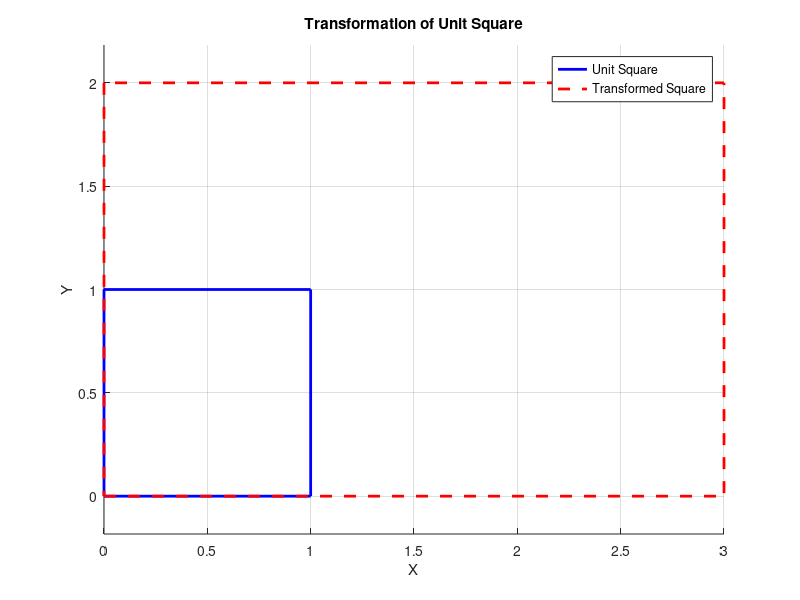

MATLAB code for this plot:
% Define the unit square
unit_square = [0 1 1 0 0; 0 0 1 1 0];

% Define the transformation matrix T^{-1}
T_inv = [3 0; 0 2];

% Apply the transformation
transformed_square = T_inv * unit_square;

% Plot the original and transformed squares
figure;
hold on;
plot(unit_square(1,:), unit_square(2,:), 'b', 'LineWidth', 2);
plot(transformed_square(1,:), transformed_square(2,:), 'r--', 'LineWidth', 2);
xlabel('X');
ylabel('Y');
title('Transformation of Unit Square');
legend('Unit Square', 'Transformed Square');
axis equal;
grid on;
hold off;

